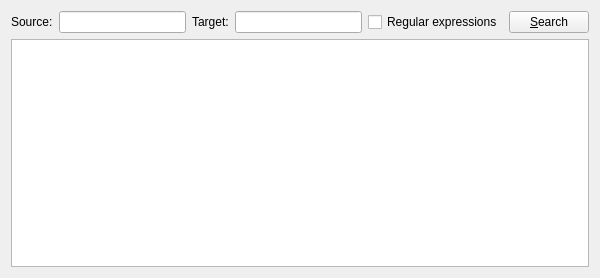
<?xml version="1.0" encoding="UTF-8"?>
<ui version="4.0">
 <class>FileSearchOptions</class>
 <widget class="QWidget" name="FileSearchOptions">
  <property name="geometry">
   <rect>
    <x>0</x>
    <y>0</y>
    <width>600</width>
    <height>278</height>
   </rect>
  </property>
  <layout class="QVBoxLayout">
   <item>
    <layout class="QHBoxLayout" name="queryLayout">
     <item>
      <widget class="QLabel" name="querySourceLabel">
       <property name="text">
        <string>Source:</string>
       </property>
       <property name="buddy">
        <cstring>querySource</cstring>
       </property>
      </widget>
     </item>
     <item>
      <widget class="QLineEdit" name="querySource">
       <property name="toolTip">
        <string>Search expression for source language part.
Press Ctrl+L to go to this control.
Press Enter to start the search.
Press Esc to stop the search.</string>
       </property>
      </widget>
     </item>
     <item>
      <widget class="QLabel" name="queryTargetLabel">
       <property name="text">
        <string>Target:</string>
       </property>
       <property name="buddy">
        <cstring>queryTarget</cstring>
       </property>
      </widget>
     </item>
     <item>
      <widget class="QLineEdit" name="queryTarget">
       <property name="toolTip">
        <string>Search expression for target language part.
Press Enter to start the search.</string>
       </property>
      </widget>
     </item>
     <item>
      <widget class="QCheckBox" name="regEx">
       <property name="text">
        <string>Regular expressions</string>
       </property>
      </widget>
     </item>
     <item>
      <widget class="QPushButton" name="doFind">
       <property name="text">
        <string>&amp;Search</string>
       </property>
      </widget>
     </item>
    </layout>
   </item>
   <item>
    <widget class="QTreeView" name="treeView">
     <property name="sizePolicy">
      <sizepolicy hsizetype="Expanding" vsizetype="Expanding">
       <horstretch>0</horstretch>
       <verstretch>0</verstretch>
      </sizepolicy>
     </property>
     <property name="alternatingRowColors">
      <bool>true</bool>
     </property>
     <property name="rootIsDecorated">
      <bool>false</bool>
     </property>
     <property name="alternatingRowColors">
      <bool>true</bool>
     </property>
     <property name="wordWrap">
      <bool>true</bool>
     </property>
    </widget>
   </item>
  </layout>
 </widget>
 <resources/>
 <connections/>
</ui>
